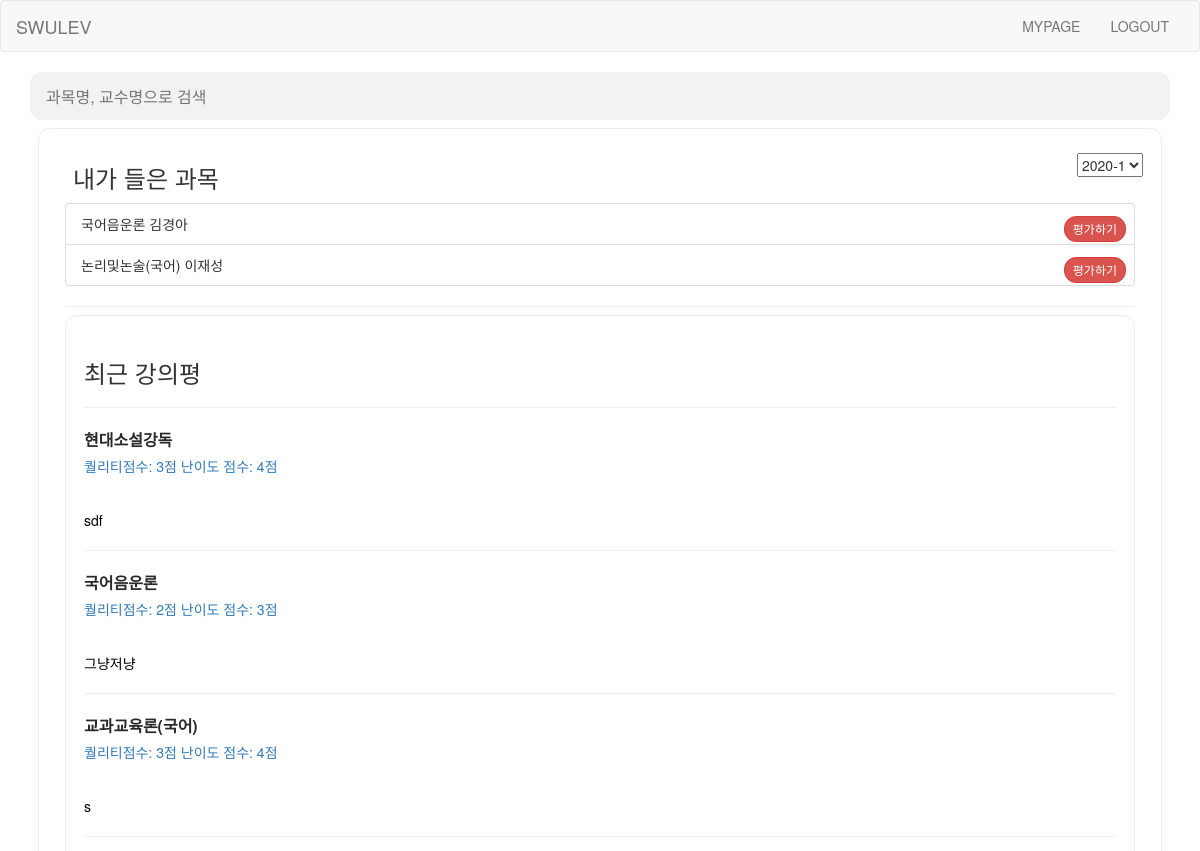
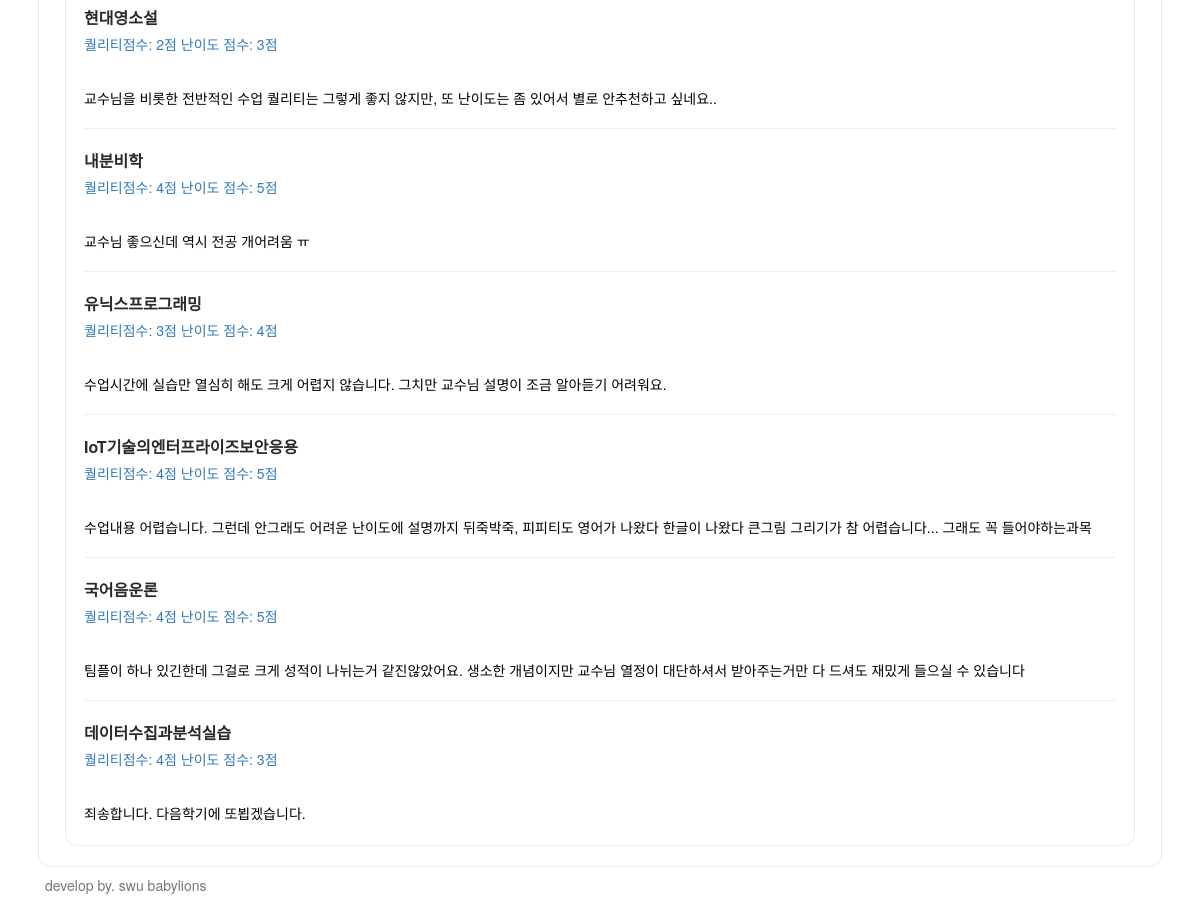
The app's page /main/ (signed in) with its own data (2 pictures, top to bottom).
### swuapp/models.py (models this page shows, shortened)
class UserLecture(models.Model):
    RATING_FIELD = (
        ('on', 'on'),
        ('off', 'off'),
    )
    myuserid = models.ForeignKey('Student_User', on_delete=models.CASCADE, to_field='userid', related_name='myuserid')
    mylectureid = models.ForeignKey('Lecture', to_field='lectureid',on_delete=models.CASCADE, related_name='mylectureid')
    rating = models.CharField(max_length=10, choices=RATING_FIELD, default = "off")
    def get_absolute_url(self):
        return reverse('new', args=[self.mylectureid.lectureid])

class Lecture(models.Model):
    semester = models.CharField(max_length = 30)
    lectureid = models.CharField(max_length=20, primary_key=True, unique=True)
    lecturename = models.CharField(max_length=50)
    professor = models.CharField(max_length=50)

class Board(models.Model):
    content = models.TextField()
    quality = models.IntegerField()
    challenge = models.IntegerField()
    recommend = models.IntegerField()
    user = models.ForeignKey('Student_User', on_delete=models.CASCADE, related_name='user_id')
    lecture = models.ForeignKey('Lecture', on_delete=models.CASCADE, related_name='lecture')
    def get_absolute_url(self):
        return reverse('detail', args=[self.lecture.lectureid])

### swuapp/views.py (the view)
# urls.py: path('main/', main, name='main'),
def main(request):
    board = Board.objects.all
    lecture = Lecture.objects.all
    userlecture = UserLecture.objects.all
    if request.user.is_authenticated:
        username = str(request.user)
        mylecture = UserLecture.objects.filter(myuserid = str(request.user))
        return render(request, 'main.html', {'board':board, 'lecture':lecture, 'username':username, 'mylecture':mylecture})
    return render(request, 'main.html', {'board':board, 'lecture':lecture})

### swuapp/templates/main.html (shortened to what this page needs)
{% extends 'base.html' %}
{% block content %}
<form action="{% url 'search' %}" method="GET" class="nav-bar search">
  <input onkeyup="enterkey();" type="text" name="q" value="{{q}}" class="search-query" placeholder="과목명, 교수명으로 검색">
</form>
<div class="section">
  <select class="semester-choice">
    <option>2020-1</option>
  </select>
  <div class="mylectures">
    <span class="lecture">
      <h3> 내가 들은 과목 </h3>
        <ul class="list-group list-group-flush">
          {% for mylecture in mylecture %}
          <li class="list-group-item">
            <span class="name">{{ mylecture.mylectureid.lecturename }}</span>
            <span class="professor">{{ mylecture.mylectureid.professor }}</span>
            {% if mylecture.rating == "off" %}
            <button type="button" class="btn btn-sm btn-danger" value={{mylecture.mylectureid.lectureid}}  onclick="location.href='{{ mylecture.get_absolute_url }}'">평가하기</button>
            {% else %}
            <button type="button" class="btn btn-sm" disabled="disabled">평가 완료</button>
            {% endif %}
          </li>
          {% endfor %}
        </ul>
    </span>
  </div>
<div class="section">
  <h3>최근 강의평</h3>
  {% for b in board %}
    <hr>
    <div class="articles">
      <a class="article" href="{{ b.get_absolute_url }}">
        <h3>{{b.lecture.lecturename}}</h3>
        <p class="rate">
          <span class="quality-star">
            <span>퀄리티점수: {{b.quality}}점</span>
          </span>
          <span class="level-star">
            <span>난이도 점수: {{b.challenge}}점</span>
          </span>
        </p>
        <p class="info">
        </p>
        <p class="text">{{b.content}}</p>
      </a>
    </div>
  {% endfor %}
</div>
{% endblock %}

### swuapp/static/css/base.css (style rules this page uses)
form.nav-bar input.search-query { padding: 12px 48px 12px 16px; width: 100%; height: 48px; line-height: 24px; box-sizing: border-box; border: 0; border-radius: 12px; color: #292929; font-size: 16px; background-color: #f2f2f2; }
div.section { margin: 8px 8px 8px 8px; padding: 24px 18px 12px 18px; border: 1px solid #ededed; border-radius: 12px; box-sizing: border-box; }
div.section select.semester-choice { float: right; display: inline-block; }
div.section div.mylectures span.lecture h3 { padding: 12px 0; margin: 0 72px 0 8px; font-weight: normal; white-space: nowrap; overflow: hidden; text-overflow: ellipsis; }
div.section div.mylectures span.lecture { position: relative; display: block; margin: 0 8px; border-bottom: 1px solid #f2f2f2; }
div.section div.mylectures span.lecture button { position: absolute; right: 8px; top: 12px; display: inline-block; padding: 0 8px; line-height: 24px; border-radius: 12px; font-size: 12px; }
div.section div.articles a { text-decoration: none; }
div.section div.articles a.article h3 { margin-bottom: 4px; line-height: 24px; color: #292929; font-size: 16px; font-weight: bold; white-space: nowrap; overflow: hidden; text-overflow: ellipsis; }
div.section div.articles a.article p.info { margin-bottom: 4px; line-height: 20px; font-size: 0; }
div.section div.articles a.article p.text { color: black; font-size: 14px; }

### records on screen
UserLecture: mylectureid.lecturename "국어음운론", mylectureid.professor "김경아"
UserLecture: mylectureid.lecturename "논리및논술(국어)", mylectureid.professor "이재성"
Board: lecture.lecturename "현대소설강독", quality "3", challenge "4", content "sdf"
Board: lecture.lecturename "국어음운론", quality "2", challenge "3", content "그냥저냥"
Board: lecture.lecturename "교과교육론(국어)", quality "3", challenge "4", content "s"
Board: lecture.lecturename "현대영소설", quality "2", challenge "3", content "교수님을 비롯한 전반적인 수업 퀄리티는 그렇게 좋지 않지만, 또 난이도는 좀 있어서 별로 안추천하고 싶네요.."
Board: lecture.lecturename "내분비학", quality "4", challenge "5", content "교수님 좋으신데 역시 전공 개어려움 ㅠ"
Board: lecture.lecturename "유닉스프로그래밍", quality "3", challenge "4", content "수업시간에 실습만 열심히 해도 크게 어렵지 않습니다. 그치만 교수님 설명이 조금 알아듣기 어려워요."
Board: lecture.lecturename "IoT기술의엔터프라이즈보안응용", quality "4", challenge "5", content "수업내용 어렵습니다. 그런데 안그래도 어려운 난이도에 설명까지 뒤죽박죽, 피피티도 영어가 나왔다 한글이 나왔다 큰그림 그리기가 참 어렵습니다... 그래도 꼭 들어야하는과목"
Board: lecture.lecturename "국어음운론", quality "4", challenge "5", content "팀플이 하나 있긴한데 그걸로 크게 성적이 나뉘는거 같진않았어요. 생소한 개념이지만 교수님 열정이 대단하셔서 받아주는거만 다 드셔도 재밌게 들으실 수 있습니다"
Board: lecture.lecturename "데이터수집과분석실습", quality "4", challenge "3", content "죄송합니다. 다음학기에 또뵙겠습니다."
